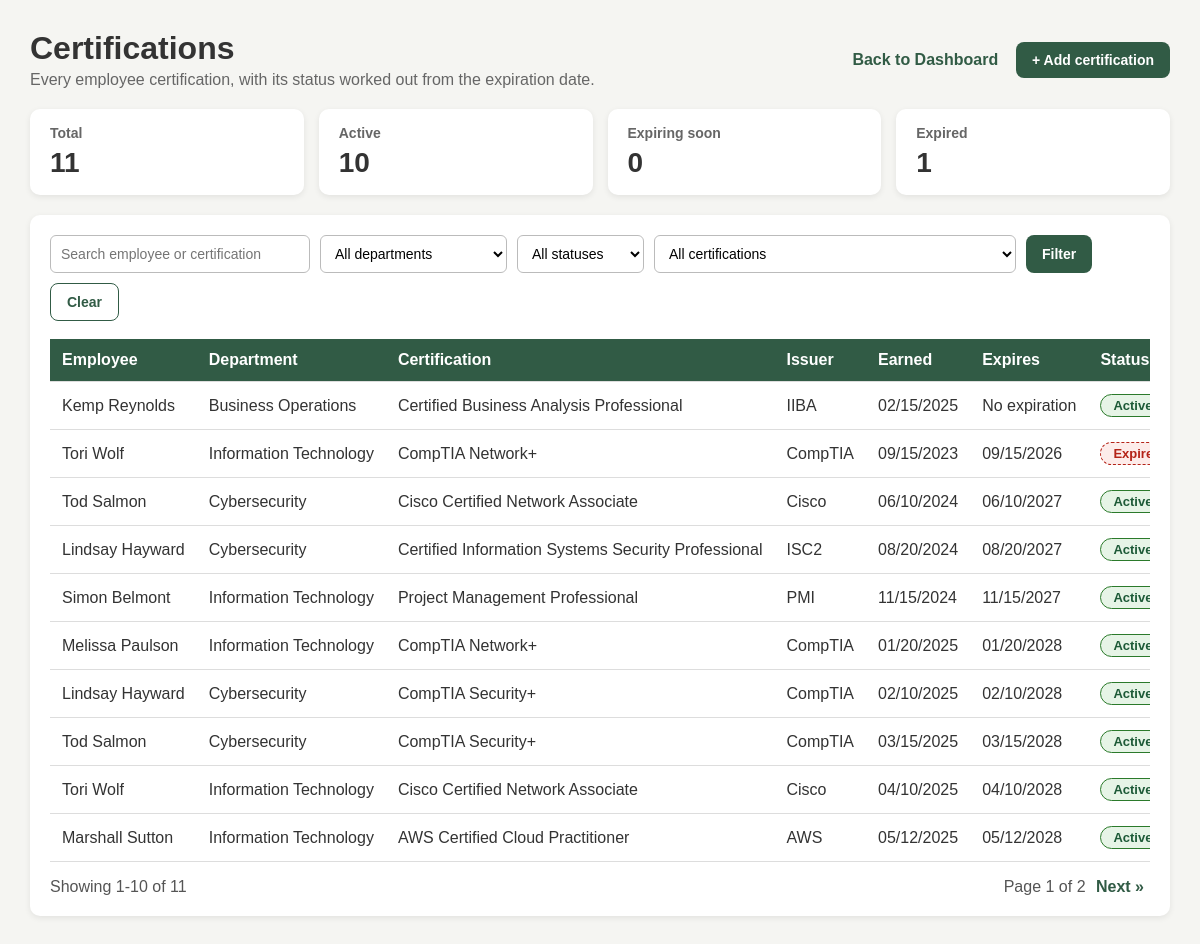
The app's page /administrator/certifications/ (signed in) with its own data.
### core/models.py (models this page shows, shortened)
class EmployeeCertification(models.Model):
    employee = models.ForeignKey(Employee, on_delete=models.CASCADE, related_name="certifications")
    certification = models.ForeignKey(Certification, on_delete=models.CASCADE, related_name="employee_certifications")
    date_earned = models.DateField()
    expiration_date = models.DateField(null=True, blank=True)
    EXPIRING_SOON_DAYS = 90
    @property
    def status(self):
        if self.expiration_date is None:
            return "Active"
        today = date.today()
        if self.expiration_date < today:
            return "Expired"
        if self.expiration_date <= today + timedelta(days=self.EXPIRING_SOON_DAYS):
            return "Expiring soon"
        return "Active"
    class Meta:
        unique_together = ("employee", "certification")

class Employee(models.Model):
    ROLE_CHOICES = [
        ("employee", "Employee"),
        ("manager", "Manager"),
        ("admin", "Administrator"),
    ]
    STATUS_CHOICES = [
        ("active", "Active"),
        ("inactive", "Inactive"),
    ]
    user = models.OneToOneField(User, on_delete=models.CASCADE, related_name="employee_profile")
    employee_id = models.PositiveIntegerField(
        unique=True,
        null=True,
        blank=True
    )
    name = models.CharField(max_length=100)
    department = models.ForeignKey(Department, on_delete=models.SET_NULL, null=True, related_name="employees")
    job_role = models.ForeignKey(JobRole, on_delete=models.SET_NULL, null=True, related_name="employees")
    manager = models.ForeignKey("self", on_delete=models.SET_NULL, null=True, blank=True, related_name="direct_reports")
    role = models.CharField(max_length=20, choices=ROLE_CHOICES, default="employee")
    status = models.CharField(max_length=20, choices=STATUS_CHOICES, default="active")

class Department(models.Model):
    name = models.CharField(max_length=100)

class Certification(models.Model):
    name = models.CharField(max_length=150)
    issuer = models.CharField(max_length=150, blank=True)

### core/cert_views.py (the view)
# urls.py: path('administrator/certifications/', cert_views.admin_certifications, name='admin_certifications'),
@role_required("admin")
def admin_certifications(request):
    everything = EmployeeCertification.objects.all()
    q = request.GET.get("q", "").strip()
    department = request.GET.get("department", "")
    status = request.GET.get("status", "")
    certification = request.GET.get("certification", "")
    records = everything.select_related("employee", "employee__department", "certification")
    if q:
        records = records.filter(
            Q(employee__name__icontains=q)
            | Q(certification__name__icontains=q)
            | Q(certification__issuer__icontains=q)
        )
    if department.isdigit():
        records = records.filter(employee__department_id=int(department))
    if certification.isdigit():
        records = records.filter(certification_id=int(certification))
    if status in ("Active", "Expiring soon", "Expired"):
        records = records.filter(_status_q(status))
    records = records.order_by("expiration_date", "employee__name")
    page = Paginator(records, PAGE_SIZE).get_page(request.GET.get("page"))
    keep = request.GET.copy()
    keep.pop("page", None)
    return render(request, "core/admin_certifications.html", {
        "page": page,
        "total_count": everything.count(),
        "active_count": everything.filter(_status_q("Active")).count(),
        "expiring_count": everything.filter(_status_q("Expiring soon")).count(),
        "expired_count": everything.filter(_status_q("Expired")).count(),
        "soon_days": SOON_DAYS,
        "departments": Department.objects.order_by("name"),
        "certifications": Certification.objects.order_by("name"),
        "q": q,
        "department": department,
        "status": status,
        "certification": certification,
        "querystring": keep.urlencode(),
    })

### core/access.py (called while the page is built, shortened)
def get_role(user):
    if not user.is_authenticated:
        return None
    profile = getattr(user, "employee_profile", None)
    return profile.role if profile else None

def role_required(*roles):
    def decorator(view):
        @wraps(view)
        def wrapper(request, *args, **kwargs):
            role = get_role(request.user)
            if role in roles:
                return view(request, *args, **kwargs)
        return wrapper
    return decorator

### core/cert_views.py (called while the page is built)
def _status_q(status):
    today = date.today()
    soon = today + timedelta(days=SOON_DAYS)
    if status == "Expired":
        return Q(expiration_date__lt=today)
    if status == "Expiring soon":
        return Q(expiration_date__gte=today, expiration_date__lte=soon)
    if status == "Active":
        return Q(expiration_date__isnull=True) | Q(expiration_date__gt=soon)
    return Q()

### core/templates/core/admin_certifications.html (shortened to what this page needs)
{% extends "core/cert_base.html" %}
{% block content %}
<div class="header">
    <div>
        <h1>Certifications</h1>
        <p>Every employee certification, with its status worked out from the expiration date.</p>
    </div>
    <div>
        <a class="back-link" href="{% url 'admin_dashboard' %}">Back to Dashboard</a>
        <a class="btn" href="{% url 'admin_certification_add' %}">+ Add certification</a>
    </div>
</div>
<div class="summary">
    <div class="summary-card"><h3>Total</h3><p>{{ total_count }}</p></div>
    <div class="summary-card"><h3>Active</h3><p>{{ active_count }}</p></div>
    <div class="summary-card"><h3>Expiring soon</h3><p>{{ expiring_count }}</p></div>
    <div class="summary-card"><h3>Expired</h3><p>{{ expired_count }}</p></div>
</div>
<div class="panel">
    <form method="get" class="filters">
        <input type="search" name="q" value="{{ q }}" placeholder="Search employee or certification" aria-label="Search">
        <select name="department" aria-label="Department">
            <option value="">All departments</option>
        </select>
        <select name="status" aria-label="Status">
            <option value="">All statuses</option>
        </select>
        <select name="certification" aria-label="Certification">
            <option value="">All certifications</option>
        </select>
        <button class="btn" type="submit">Filter</button>
        <a class="btn secondary" href="{% url 'admin_certifications' %}">Clear</a>
    </form>
    {% if page.object_list %}
    <div class="table-wrap">
        <table>
            <thead>
                <tr>
                    <th>Employee</th><th>Department</th><th>Certification</th><th>Issuer</th>
                    <th>Earned</th><th>Expires</th><th>Status</th><th>Actions</th>
                </tr>
            </thead>
            <tbody>
                {% for item in page %}
                <tr>
                    <td>{{ item.employee.name }}</td>
                    <td>{{ item.employee.department.name|default:"Not assigned" }}</td>
                    <td>{{ item.certification.name }}</td>
                    <td>{{ item.certification.issuer|default:"-" }}</td>
                    <td>{{ item.date_earned|date:"m/d/Y" }}</td>
                    <td>{{ item.expiration_date|date:"m/d/Y"|default:"No expiration" }}</td>
                    <td>
                        {% if item.status == "Active" %}<span class="pill active">Active</span>
                        {% elif item.status == "Expiring soon" %}<span class="pill soon">Expiring soon</span>
                        {% else %}<span class="pill expired">Expired</span>{% endif %}
                    </td>
                </tr>
                {% endfor %}
            </tbody>
        </table>
    </div>
    <div class="pager">
        <span>Showing {{ page.start_index }}-{{ page.end_index }} of {{ page.paginator.count }}</span>
        <span>
            Page {{ page.number }} of {{ page.paginator.num_pages }}
            {% if page.has_next %}<a href="?{% if querystring %}{{ querystring }}&amp;{% endif %}page={{ page.next_page_number }}">Next &raquo;</a>{% endif %}
        </span>
    </div>
    {% else %}
    <div class="empty">No certifications match your filters.</div>
    {% endif %}
</div>
{% endblock %}

### core/templates/core/cert_base.html (style rules this page uses)
body { font-family: Arial, sans-serif; background: #f5f5f2; margin: 0; padding: 30px; color: #333; }
.header { display: flex; justify-content: space-between; align-items: center; gap: 15px; margin-bottom: 20px; flex-wrap: wrap; }
.header h1 { margin: 0 0 4px; }
.header p { margin: 0; color: #666; }
.back-link { color: #315b45; text-decoration: none; font-weight: bold; }
.btn { display: inline-block; background: #315b45; color: white; border: 0; padding: 10px 16px; border-radius: 8px; font-size: 14px; font-weight: bold; text-decoration: none; cursor: pointer; }
.btn.secondary { background: white; color: #315b45; border: 1px solid #315b45; }
.summary { display: grid; grid-template-columns: repeat(4, 1fr); gap: 15px; margin-bottom: 20px; }
.summary-card { background: white; padding: 16px 20px; border-radius: 10px; box-shadow: 0 2px 6px rgba(0,0,0,0.08); }
.summary-card h3 { font-size: 14px; color: #666; margin: 0; }
.summary-card p { font-size: 28px; font-weight: bold; margin: 6px 0 0; }
.panel { background: white; padding: 20px; border-radius: 10px; box-shadow: 0 2px 6px rgba(0,0,0,0.08); }
.filters { display: flex; flex-wrap: wrap; gap: 10px; margin-bottom: 18px; }
.filters input, .filters select { padding: 9px 10px; border: 1px solid #bbb; border-radius: 6px; font-size: 14px; background: white; }
.filters input[type=search] { min-width: 260px; }
.table-wrap { overflow-x: auto; }
table { width: 100%; border-collapse: collapse; }
th, td { padding: 12px; text-align: left; border-bottom: 1px solid #ddd; white-space: nowrap; }
th { background: #315b45; color: white; }
.pill { display: inline-block; padding: 3px 12px; border-radius: 999px; font-size: 13px; font-weight: bold; border: 1px solid; }
.pill.active { background: #e6f4e6; color: #1d5a37; border-color: #2b7a2b; }
.pill.expired { background: #fdecea; color: #b42318; border-color: #b42318; border-style: dashed; }
.pager { display: flex; justify-content: space-between; align-items: center; margin-top: 16px; color: #555; flex-wrap: wrap; gap: 10px; }
.pager a { color: #315b45; font-weight: bold; text-decoration: none; margin: 0 6px; }

### records on screen
EmployeeCertification: employee.name "Kemp Reynolds", employee.department.name "Business Operations", certification.name "Certified Business Analysis Professional", certification.issuer "IIBA", date_earned "02/15/2025", expiration_date "No expiration", shows "Active"
EmployeeCertification: employee.name "Tori Wolf", employee.department.name "Information Technology", certification.name "CompTIA Network+", certification.issuer "CompTIA", date_earned "09/15/2023", expiration_date "09/15/2026", shows "Expired"
EmployeeCertification: employee.name "Tod Salmon", employee.department.name "Cybersecurity", certification.name "Cisco Certified Network Associate", certification.issuer "Cisco", date_earned "06/10/2024", expiration_date "06/10/2027", shows "Active"
EmployeeCertification: employee.name "Lindsay Hayward", employee.department.name "Cybersecurity", certification.name "Certified Information Systems Security Professional", certification.issuer "ISC2", date_earned "08/20/2024", expiration_date "08/20/2027", shows "Active"
EmployeeCertification: employee.name "Simon Belmont", employee.department.name "Information Technology", certification.name "Project Management Professional", certification.issuer "PMI", date_earned "11/15/2024", expiration_date "11/15/2027", shows "Active"
EmployeeCertification: employee.name "Melissa Paulson", employee.department.name "Information Technology", certification.name "CompTIA Network+", certification.issuer "CompTIA", date_earned "01/20/2025", expiration_date "01/20/2028", shows "Active"
EmployeeCertification: employee.name "Lindsay Hayward", employee.department.name "Cybersecurity", certification.name "CompTIA Security+", certification.issuer "CompTIA", date_earned "02/10/2025", expiration_date "02/10/2028", shows "Active"
EmployeeCertification: employee.name "Tod Salmon", employee.department.name "Cybersecurity", certification.name "CompTIA Security+", certification.issuer "CompTIA", date_earned "03/15/2025", expiration_date "03/15/2028", shows "Active"
EmployeeCertification: employee.name "Tori Wolf", employee.department.name "Information Technology", certification.name "Cisco Certified Network Associate", certification.issuer "Cisco", date_earned "04/10/2025", expiration_date "04/10/2028", shows "Active"
EmployeeCertification: employee.name "Marshall Sutton", employee.department.name "Information Technology", certification.name "AWS Certified Cloud Practitioner", certification.issuer "AWS", date_earned "05/12/2025", expiration_date "05/12/2028", shows "Active"

### other values on screen
{{ total_count }} "11"
{{ active_count }} "10"
{{ expiring_count }} "0"
{{ expired_count }} "1"
{{ page.start_index }} "1"
{{ page.end_index }} "10"
{{ page.paginator.count }} "11"
{{ page.number }} "1"
{{ page.paginator.num_pages }} "2"
